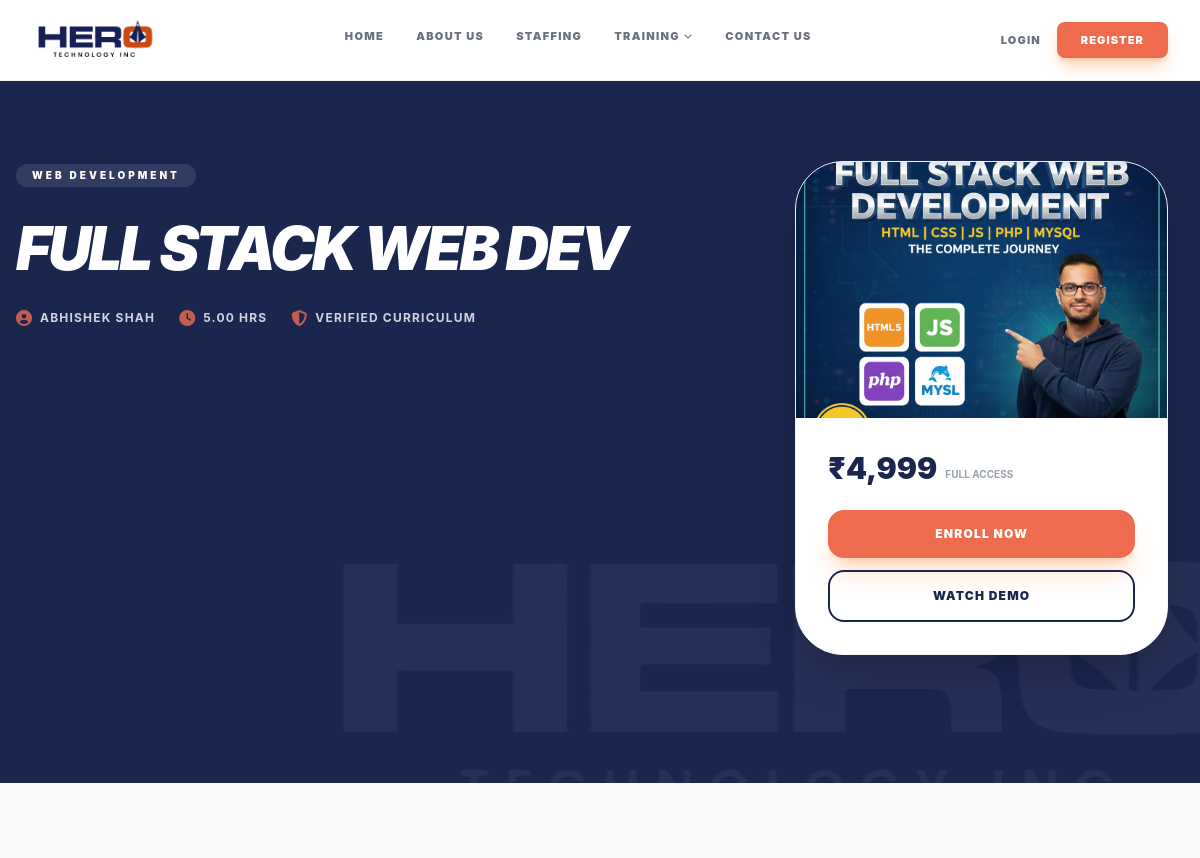
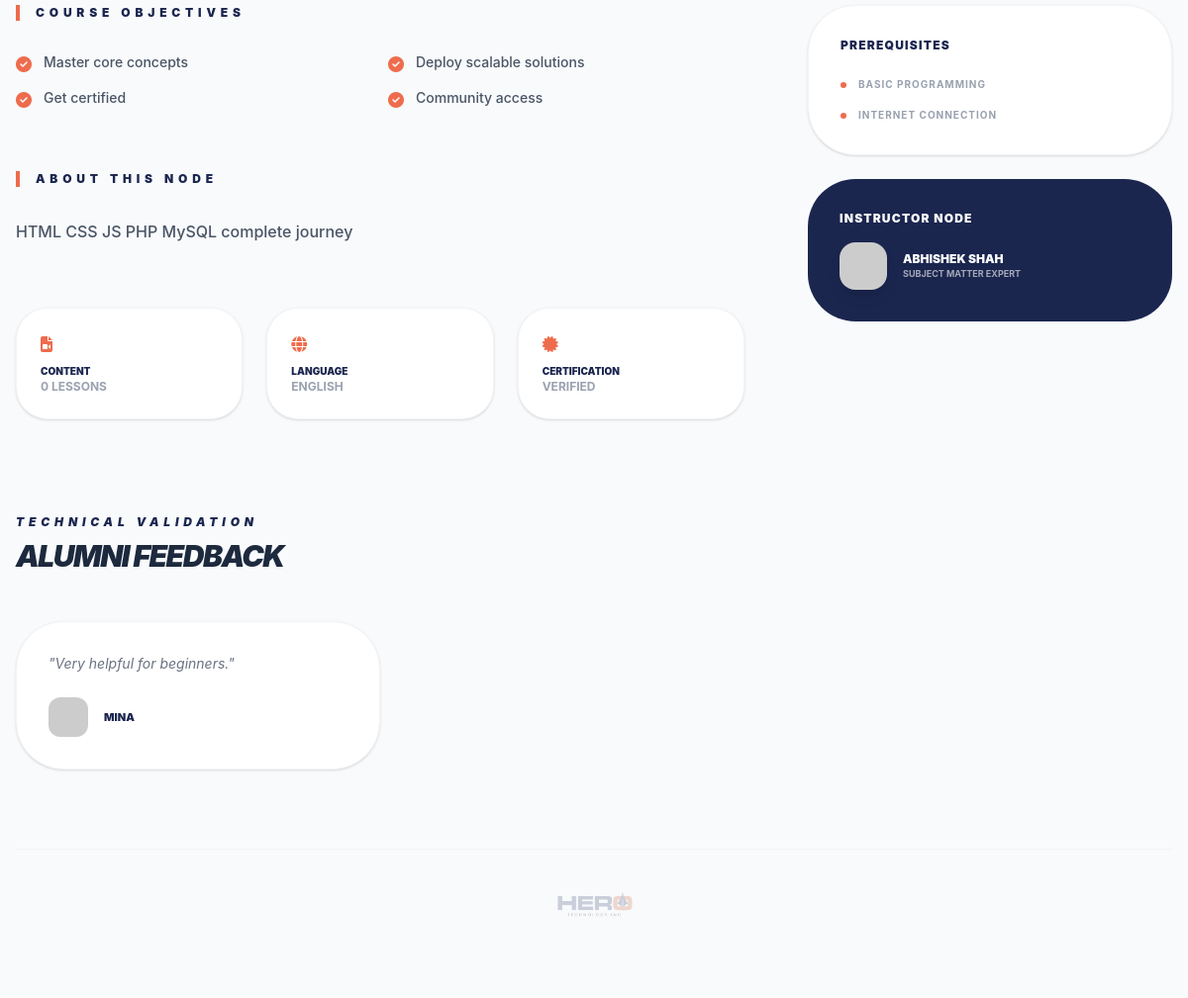
Page /course/full-stack-web-dev (upper part) on the earlier database version (2 pictures, top to bottom).
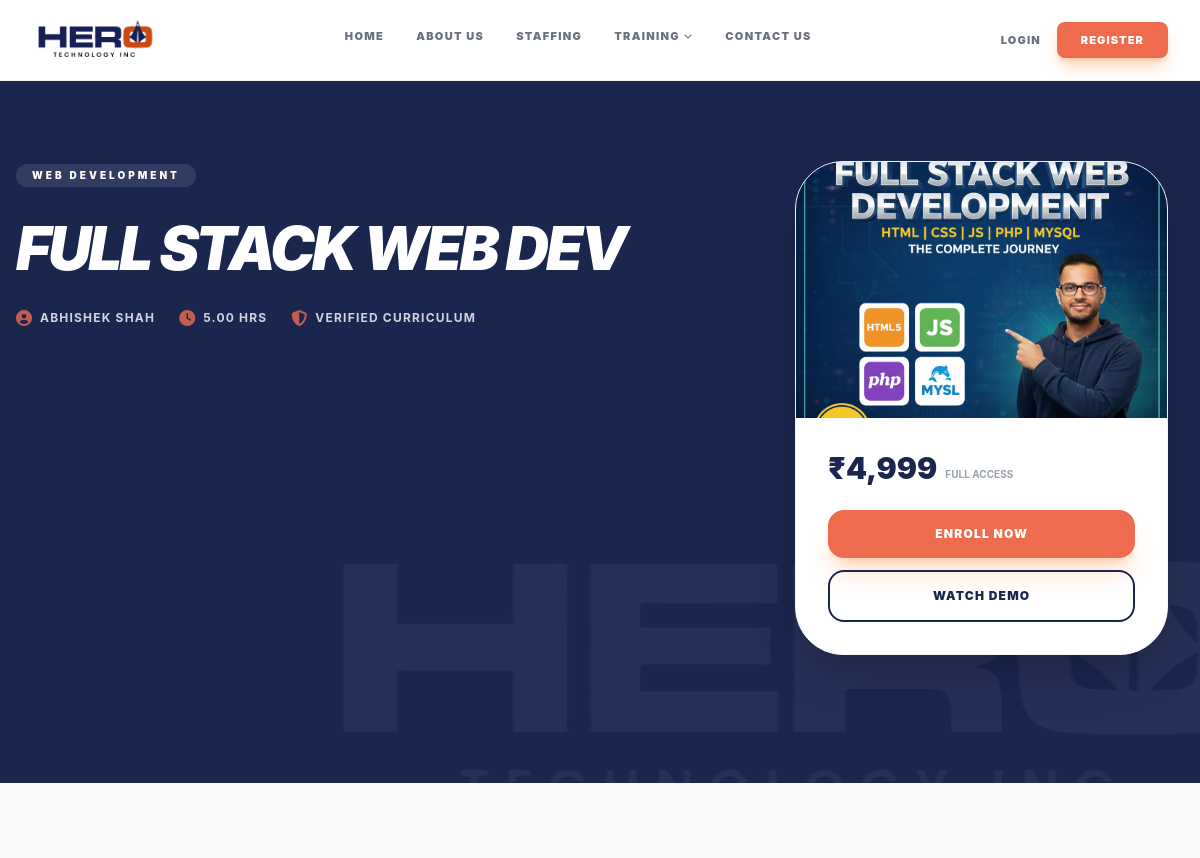
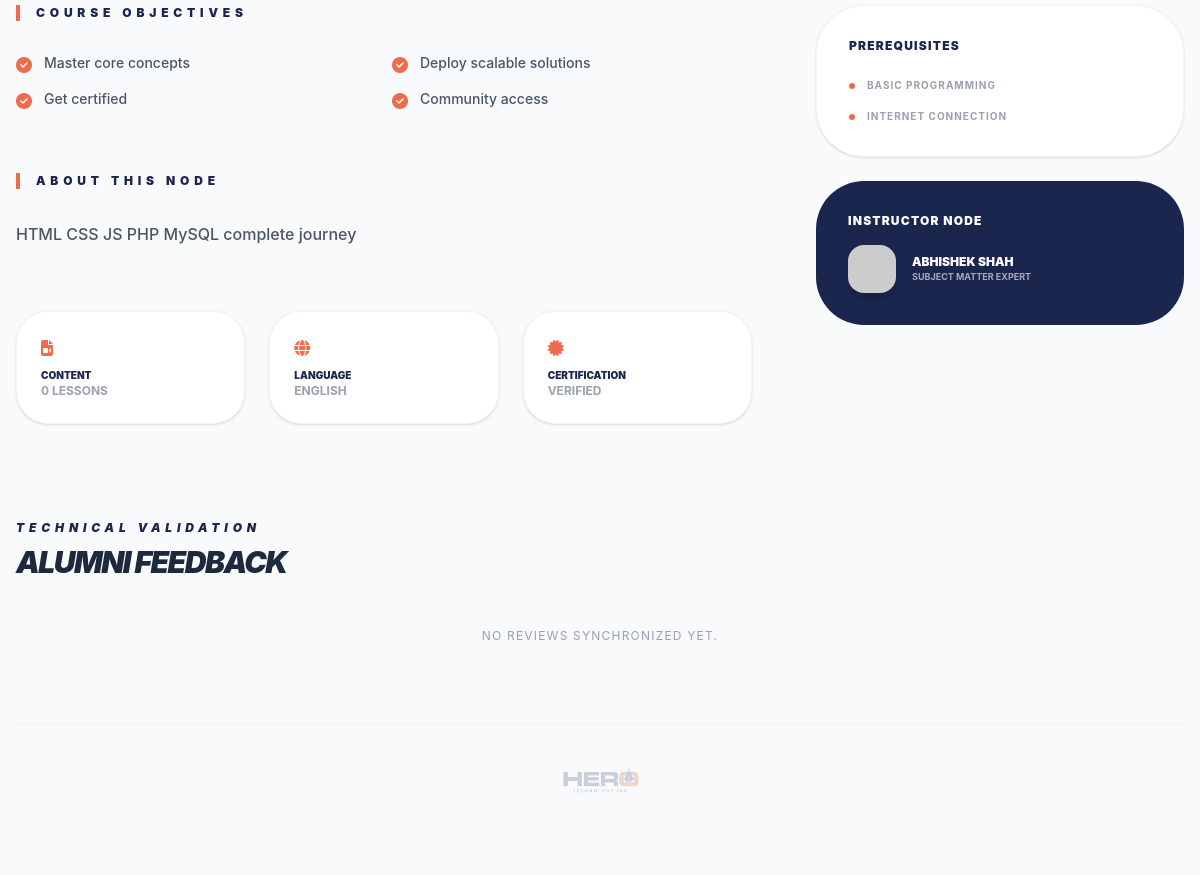
Same page on the later database version (2 pictures, top to bottom).
### tables this page shows
CREATE TABLE `courses` (
  `course_id` int(11) NOT NULL,
  `category_id` int(11) DEFAULT NULL,
  `instructor_id` int(11) DEFAULT NULL,
  `title` varchar(255) DEFAULT NULL,
  `slug` varchar(255) DEFAULT NULL,
  `summary` varchar(500) DEFAULT NULL,
  `description` text DEFAULT NULL,
  `duration` int(11) DEFAULT NULL,
  `video_url` text DEFAULT NULL,
  `video_file` varchar(255) DEFAULT NULL,
  `demo_video_url` text DEFAULT NULL,
  `price` decimal(10,2) DEFAULT NULL,
  `thumbnail` varchar(255) DEFAULT NULL,
  `is_featured` tinyint(1) NOT NULL DEFAULT 0,
  `status` enum('publish','draft') NOT NULL DEFAULT 'publish',
  `created_at` timestamp NOT NULL DEFAULT current_timestamp()
);

CREATE TABLE `course_category` (
  `category_id` int(11) NOT NULL,
  `category_name` varchar(100) NOT NULL,
  `status` enum('active','inactive') DEFAULT 'active'
);

CREATE TABLE `instructors` (
  `instructor_id` int(11) NOT NULL,
  `name` varchar(150) NOT NULL,
  `email` varchar(150) NOT NULL,
  `bio` text DEFAULT NULL,
  `expertise` varchar(255) DEFAULT NULL,
  `qualification` varchar(255) DEFAULT NULL,
  `experience_years` int(11) DEFAULT 0,
  `profile_image` varchar(255) NOT NULL,
  `linkedin_url` varchar(255) DEFAULT NULL,
  `status` enum('active','inactive','suspended') DEFAULT 'active',
  `created_at` timestamp NOT NULL DEFAULT current_timestamp(),
  `updated_at` timestamp NOT NULL DEFAULT current_timestamp() ON UPDATE current_timestamp()
);

CREATE TABLE `course_reviews` (
  `review_id` int(11) NOT NULL,
  `user_id` int(11) NOT NULL,
  `course_id` int(11) NOT NULL,
  `rating` int(11) NOT NULL,
  `review` text DEFAULT NULL,
  `created_at` timestamp NOT NULL DEFAULT current_timestamp()
);

CREATE TABLE `user_master` (
  `user_id` int(11) NOT NULL,
  `name` varchar(50) DEFAULT NULL,
  `username` varchar(50) NOT NULL,
  `phone` varchar(15) NOT NULL,
  `email` varchar(50) NOT NULL,
  `gender` enum('male','female','other','') NOT NULL,
  `password` varchar(50) DEFAULT NULL,
  `role` enum('student','admin','manager') DEFAULT 'student',
  `datetime` timestamp NOT NULL DEFAULT current_timestamp() ON UPDATE current_timestamp(),
  `status` enum('publish','draft') DEFAULT 'publish'
);

### course-details.php (the view, shortened to what the rows shown need)
<?php
include 'header.php';
$slug = isset($_GET['slug']) ? mysqli_real_escape_string($conn, $_GET['slug']) : '';
$sql = "SELECT course_id FROM courses WHERE slug = '$slug' AND status = 'publish' LIMIT 1";
$res = mysqli_query($conn, $sql);
$resolved = mysqli_fetch_assoc($res);
$course_id = $resolved['course_id'];
$query = "SELECT c.*, cat.category_name, i.name as instructor_name, i.email as instructor_email, i.profile_image as instructor_img
          FROM courses c
          JOIN course_category cat ON c.category_id = cat.category_id
          JOIN instructors i ON c.instructor_id = i.instructor_id
          WHERE c.course_id = '$course_id' AND c.status = 'publish'
          LIMIT 1";
$result = mysqli_query($conn, $query);
$course = mysqli_fetch_assoc($result);
?>
<section class="bg-hero-blue dark:bg-slate-950 text-white pt-20 pb-32 relative overflow-hidden transition-colors duration-500">
    <div class="max-w-7xl mx-auto px-4 relative z-10">
        <div class="flex flex-col lg:flex-row gap-12 items-start">
            <div class="lg:w-2/3 animate__animated animate__fadeInLeft">
                <span class="inline-block px-4 py-1 bg-white/10 backdrop-blur rounded-full text-[10px] font-black uppercase tracking-[0.3em] mb-6">
                    <?php echo $course['category_name']; ?>
                </span>
                <h1 class="text-4xl md:text-6xl font-black italic uppercase tracking-tighter leading-tight mb-6">
                    <?php echo htmlspecialchars($course['title']); ?>
                </h1>
                <div class="flex flex-wrap items-center gap-6 opacity-80">
                    <div class="flex items-center gap-2">
                        <i class="fas fa-user-circle text-hero-orange"></i>
                        <span class="text-xs font-bold uppercase tracking-widest"><?php echo htmlspecialchars($course['instructor_name']); ?></span>
                    </div>
                    <div class="flex items-center gap-2">
                        <i class="fas fa-clock text-hero-orange"></i>
                        <span class="text-xs font-bold uppercase tracking-widest">
                            <?php
                                $minutes = $course['duration'] ?? 0;
                                $hours = $minutes / 60;
                                echo htmlspecialchars(number_format($hours, 2)) . ' Hrs';
                            ?>
                        </span>
                    </div>
                    <div class="flex items-center gap-2">
                    </div>
                </div>
            </div>
            <div class="lg:w-1/3 w-full lg:relative lg:right-4 z-25 animate__animated animate__zoomIn">
                <div class="bg-white dark:bg-slate-900 rounded-[3rem] shadow-2xl border border-gray-100 dark:border-slate-800 overflow-hidden">
                    <div class="h-64 relative overflow-hidden">
                        <img src="<?php echo BASE_URL; ?>assets/img/courses/<?php echo $course['thumbnail']; ?>"
                             class="w-full h-full object-cover transition-all duration-500 hover:scale-110">
                    </div>
                    <div class="p-8">
                        <div class="flex items-end gap-2 mb-6">
                            <span class="text-3xl font-black text-hero-blue dark:text-white">₹<?php echo number_format($course['price'], 0); ?></span>
                            <span class="text-[10px] font-bold text-gray-400 uppercase mb-1">Full Access</span>
                        </div>
                    </div>
                </div>
            </div>
        </div>
    </div>
</section>
<section class="max-w-7xl mx-auto px-4 mt-20 dark:bg-[#020617]">
    <div class="flex flex-col lg:flex-row gap-16">
        <div class="lg:w-2/3">
            <h2 class="text-xs font-black uppercase tracking-[0.4em] text-hero-blue dark:text-hero-orange mb-8 border-l-4 border-hero-orange pl-4">Course Objectives</h2>
            <div class="grid grid-cols-1 md:grid-cols-2 gap-4 mb-16">
                <?php
                $obj_data = $course['objectives'] ?? "Master core concepts,Deploy scalable solutions,Get certified,Community access";
                $objectives = explode(',', $obj_data);
                foreach($objectives as $obj):
                ?>
                <div class="flex items-start gap-3">
                </div>
                <?php endforeach; ?>
            </div>
            <h2 class="text-xs font-black uppercase tracking-[0.4em] text-hero-blue dark:text-hero-orange mb-8 border-l-4 border-hero-orange pl-4">About this Node</h2>
            <div class="prose prose-slate dark:prose-invert max-w-none text-gray-600 dark:text-gray-400 leading-relaxed font-medium mb-16">
                <?php echo $course['description']; ?>
            </div>
            <div class="grid grid-cols-1 md:grid-cols-3 gap-6">
                <div class="bg-white dark:bg-slate-900 p-6 rounded-[2rem] border border-gray-100 dark:border-slate-800 shadow-sm">
                </div>
                <div class="bg-white dark:bg-slate-900 p-6 rounded-[2rem] border border-gray-100 dark:border-slate-800 shadow-sm">
                </div>
                <div class="bg-white dark:bg-slate-900 p-6 rounded-[2rem] border border-gray-100 dark:border-slate-800 shadow-sm">
                </div>
            </div>
        </div>
        <div class="lg:w-1/3">
            <div class="sticky top-24 space-y-6">
                <div class="bg-hero-blue dark:bg-slate-800 p-8 rounded-[3rem] text-white">
                    <div class="flex items-center gap-4">
                        <div>
                            <p class="text-xs font-black uppercase"><?php echo $course['instructor_name']; ?></p>
                            <p class="text-[9px] font-bold opacity-60 uppercase">Subject Matter Expert</p>
                        </div>
                    </div>
                </div>
            </div>
        </div>
    </div>
</section>
<section class="max-w-7xl mx-auto px-4 mt-24 mb-20">
    <div class="flex flex-col md:flex-row justify-between items-center mb-12 gap-4">
        <div>
            <h2 class="text-xs font-black uppercase tracking-[0.4em] text-hero-blue italic mb-2">Technical Validation</h2>
        </div>
    </div>
    <div class="grid grid-cols-1 md:grid-cols-3 gap-8">
        <?php
        $resReviews = mysqli_query($conn, "SELECT r.*, u.name FROM course_reviews r JOIN user_master u ON r.user_id = u.user_id WHERE r.course_id = '$course_id' ORDER BY r.review_id DESC");
        if (mysqli_num_rows($resReviews) > 0):
            while($rev = mysqli_fetch_assoc($resReviews)): ?>
            <div class="bg-white dark:bg-slate-900 p-8 rounded-[3rem] border border-gray-100 dark:border-slate-800 shadow-sm hover:border-hero-orange transition-all">
                <p class="text-gray-500 dark:text-gray-400 italic text-sm mb-6">"<?php echo htmlspecialchars($rev['review']); ?>"</p>
                <div class="flex items-center gap-4">
                    <img src="https://ui-avatars.com/api/?name=<?php echo urlencode($rev['name']); ?>&background=1B264F&color=fff" class="w-10 h-10 rounded-xl">
                    <p class="text-[11px] font-black uppercase text-hero-blue dark:text-white"><?php echo htmlspecialchars($rev['name']); ?></p>
                </div>
            </div>
        <?php endwhile; else: ?>
            <p class="col-span-full text-center text-gray-400 text-xs uppercase tracking-widest">No reviews synchronized yet.</p>
        <?php endif; ?>
    </div>
</section>
<?php include 'footer.php'; ?>

Differences in the rows shown:
removed course_reviews: review "Very helpful for beginners.", user.name "MINA"
Other differences:
text now shown: "NO REVIEWS SYNCHRONIZED YET."
